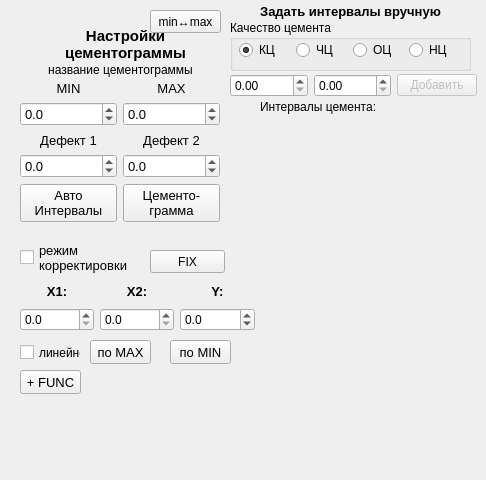
    <widget class="QWidget" name="tab_2">
     <attribute name="title">
      <string>Настройки цементограммы</string>
     </attribute>
     <widget class="QPushButton" name="pushButton_fix_corr">
      <property name="geometry">
       <rect>
        <x>150</x>
        <y>250</y>
        <width>75</width>
        <height>23</height>
       </rect>
      </property>
      <property name="toolTip">
       <string>Зафиксировать выполненные корректировки</string>
      </property>
      <property name="text">
       <string>FIX</string>
      </property>
     </widget>
     <widget class="QWidget" name="gridLayoutWidget_6">
      <property name="geometry">
       <rect>
        <x>20</x>
        <y>280</y>
        <width>235</width>
        <height>51</height>
       </rect>
      </property>
      <layout class="QGridLayout" name="gridLayout_6">
       <item row="1" column="2">
        <widget class="QLabel" name="label_24">
         <property name="font">
          <font>
           <pointsize>10</pointsize>
           <weight>75</weight>
           <bold>true</bold>
          </font>
         </property>
         <property name="text">
          <string>Y:</string>
         </property>
         <property name="alignment">
          <set>Qt::AlignCenter</set>
         </property>
        </widget>
       </item>
       <item row="2" column="0">
        <widget class="QDoubleSpinBox" name="doubleSpinBox_x1_line">
         <property name="decimals">
          <number>1</number>
         </property>
         <property name="minimum">
          <double>0.000000000000000</double>
         </property>
         <property name="maximum">
          <double>10000.000000000000000</double>
         </property>
         <property name="singleStep">
          <double>0.500000000000000</double>
         </property>
        </widget>
       </item>
       <item row="1" column="1">
        <widget class="QLabel" name="label_23">
         <property name="font">
          <font>
           <pointsize>10</pointsize>
           <weight>75</weight>
           <bold>true</bold>
          </font>
         </property>
         <property name="text">
          <string>X2:</string>
         </property>
         <property name="alignment">
          <set>Qt::AlignCenter</set>
         </property>
        </widget>
       </item>
       <item row="1" column="0">
        <widget class="QLabel" name="label_13">
         <property name="font">
          <font>
           <pointsize>10</pointsize>
           <weight>75</weight>
           <bold>true</bold>
          </font>
         </property>
         <property name="text">
          <string>X1:</string>
         </property>
         <property name="alignment">
          <set>Qt::AlignCenter</set>
         </property>
        </widget>
       </item>
       <item row="2" column="1">
        <widget class="QDoubleSpinBox" name="doubleSpinBox_x2_line">
         <property name="decimals">
          <number>1</number>
         </property>
         <property name="minimum">
          <double>0.000000000000000</double>
         </property>
         <property name="maximum">
          <double>10000.000000000000000</double>
         </property>
         <property name="singleStep">
          <double>0.500000000000000</double>
         </property>
        </widget>
       </item>
       <item row="2" column="2">
        <widget class="QDoubleSpinBox" name="doubleSpinBox_y_line">
         <property name="decimals">
          <number>1</number>
         </property>
         <property name="minimum">
          <double>-10000.000000000000000</double>
         </property>
         <property name="maximum">
          <double>10000.000000000000000</double>
         </property>
         <property name="singleStep">
          <double>0.100000000000000</double>
         </property>
        </widget>
       </item>
      </layout>
     </widget>
     <widget class="QLabel" name="label_57">
      <property name="geometry">
       <rect>
        <x>40</x>
        <y>24</y>
        <width>171</width>
        <height>41</height>
       </rect>
      </property>
      <property name="font">
       <font>
        <pointsize>11</pointsize>
        <weight>75</weight>
        <bold>true</bold>
       </font>
      </property>
      <property name="text">
       <string>Настройки
цементограммы</string>
      </property>
      <property name="alignment">
       <set>Qt::AlignCenter</set>
      </property>
     </widget>
     <widget class="QPushButton" name="pushButton_plus_func">
      <property name="geometry">
       <rect>
        <x>20</x>
        <y>370</y>
        <width>61</width>
        <height>24</height>
       </rect>
      </property>
      <property name="font">
       <font>
        <pointsize>10</pointsize>
       </font>
      </property>
      <property name="toolTip">
       <string>Поднять верхнюю часть цементограммы</string>
      </property>
      <property name="text">
       <string>+ FUNC</string>
      </property>
     </widget>
     <widget class="QLabel" name="name_cement">
      <property name="geometry">
       <rect>
        <x>20</x>
        <y>60</y>
        <width>201</width>
        <height>20</height>
       </rect>
      </property>
      <property name="palette">
       <palette>
        <active>
         <colorrole role="WindowText">
          <brush brushstyle="SolidPattern">
           <color alpha="255">
            <red>0</red>
            <green>0</green>
            <blue>0</blue>
           </color>
          </brush>
         </colorrole>
         <colorrole role="Button">
          <brush brushstyle="SolidPattern">
           <color alpha="255">
            <red>41</red>
            <green>131</green>
            <blue>240</blue>
           </color>
          </brush>
         </colorrole>
         <colorrole role="Light">
          <brush brushstyle="SolidPattern">
           <color alpha="255">
            <red>149</red>
            <green>197</green>
            <blue>255</blue>
           </color>
          </brush>
         </colorrole>
         <colorrole role="Midlight">
          <brush brushstyle="SolidPattern">
           <color alpha="255">
            <red>95</red>
            <green>164</green>
            <blue>247</blue>
           </color>
          </brush>
         </colorrole>
         <colorrole role="Dark">
          <brush brushstyle="SolidPattern">
           <color alpha="255">
            <red>20</red>
            <green>65</green>
            <blue>120</blue>
           </color>
          </brush>
         </colorrole>
         <colorrole role="Mid">
          <brush brushstyle="SolidPattern">
           <color alpha="255">
            <red>27</red>
            <green>87</green>
            <blue>160</blue>
           </color>
          </brush>
         </colorrole>
         <colorrole role="Text">
          <brush brushstyle="SolidPattern">
           <color alpha="255">
            <red>0</red>
            <green>0</green>
            <blue>0</blue>
           </color>
          </brush>
         </colorrole>
         <colorrole role="BrightText">
          <brush brushstyle="SolidPattern">
           <color alpha="255">
            <red>255</red>
            <green>255</green>
            <blue>255</blue>
           </color>
          </brush>
         </colorrole>
         <colorrole role="ButtonText">
          <brush brushstyle="SolidPattern">
           <color alpha="255">
            <red>0</red>
            <green>0</green>
            <blue>0</blue>
           </color>
          </brush>
         </colorrole>
         <colorrole role="Base">
          <brush brushstyle="SolidPattern">
           <color alpha="255">
            <red>255</red>
            <green>255</green>
            <blue>255</blue>
           </color>
          </brush>
         </colorrole>
         <colorrole role="Window">
          <brush brushstyle="SolidPattern">
           <color alpha="255">
            <red>41</red>
            <green>131</green>
            <blue>240</blue>
           </color>
          </brush>
         </colorrole>
         <colorrole role="Shadow">
          <brush brushstyle="SolidPattern">
           <color alpha="255">
            <red>0</red>
            <green>0</green>
            <blue>0</blue>
           </color>
          </brush>
         </colorrole>
         <colorrole role="AlternateBase">
          <brush brushstyle="SolidPattern">
           <color alpha="255">
            <red>148</red>
            <green>193</green>
            <blue>247</blue>
           </color>
          </brush>
         </colorrole>
         <colorrole role="ToolTipBase">
          <brush brushstyle="SolidPattern">
           <color alpha="255">
            <red>255</red>
            <green>255</green>
            <blue>220</blue>
           </color>
          </brush>
         </colorrole>
         <colorrole role="ToolTipText">
          <brush brushstyle="SolidPattern">
           <color alpha="255">
            <red>0</red>
            <green>0</green>
            <blue>0</blue>
           </color>
          </brush>
         </colorrole>
        </active>
        <inactive>
         <colorrole role="WindowText">
          <brush brushstyle="SolidPattern">
           <color alpha="255">
            <red>0</red>
            <green>0</green>
            <blue>0</blue>
           </color>
          </brush>
         </colorrole>
         <colorrole role="Button">
          <brush brushstyle="SolidPattern">
           <color alpha="255">
            <red>41</red>
            <green>131</green>
            <blue>240</blue>
           </color>
          </brush>
         </colorrole>
         <colorrole role="Light">
          <brush brushstyle="SolidPattern">
           <color alpha="255">
            <red>149</red>
            <green>197</green>
            <blue>255</blue>
           </color>
          </brush>
         </colorrole>
         <colorrole role="Midlight">
          <brush brushstyle="SolidPattern">
           <color alpha="255">
            <red>95</red>
            <green>164</green>
            <blue>247</blue>
           </color>
          </brush>
         </colorrole>
         <colorrole role="Dark">
          <brush brushstyle="SolidPattern">
           <color alpha="255">
            <red>20</red>
            <green>65</green>
            <blue>120</blue>
           </color>
          </brush>
         </colorrole>
         <colorrole role="Mid">
          <brush brushstyle="SolidPattern">
           <color alpha="255">
            <red>27</red>
            <green>87</green>
            <blue>160</blue>
           </color>
          </brush>
         </colorrole>
         <colorrole role="Text">
          <brush brushstyle="SolidPattern">
           <color alpha="255">
            <red>0</red>
            <green>0</green>
            <blue>0</blue>
           </color>
          </brush>
         </colorrole>
         <colorrole role="BrightText">
          <brush brushstyle="SolidPattern">
           <color alpha="255">
            <red>255</red>
            <green>255</green>
            <blue>255</blue>
           </color>
          </brush>
         </colorrole>
         <colorrole role="ButtonText">
          <brush brushstyle="SolidPattern">
           <color alpha="255">
            <red>0</red>
            <green>0</green>
            <blue>0</blue>
           </color>
          </brush>
         </colorrole>
         <colorrole role="Base">
          <brush brushstyle="SolidPattern">
           <color alpha="255">
            <red>255</red>
            <green>255</green>
            <blue>255</blue>
           </color>
          </brush>
         </colorrole>
         <colorrole role="Window">
          <brush brushstyle="SolidPattern">
           <color alpha="255">
            <red>41</red>
            <green>131</green>
            <blue>240</blue>
           </color>
          </brush>
         </colorrole>
         <colorrole role="Shadow">
          <brush brushstyle="SolidPattern">
           <color alpha="255">
            <red>0</red>
            <green>0</green>
            <blue>0</blue>
           </color>
          </brush>
         </colorrole>
         <colorrole role="AlternateBase">
          <brush brushstyle="SolidPattern">
           <color alpha="255">
            <red>148</red>
            <green>193</green>
            <blue>247</blue>
           </color>
          </brush>
         </colorrole>
         <colorrole role="ToolTipBase">
          <brush brushstyle="SolidPattern">
           <color alpha="255">
            <red>255</red>
            <green>255</green>
            <blue>220</blue>
           </color>
          </brush>
         </colorrole>
         <colorrole role="ToolTipText">
          <brush brushstyle="SolidPattern">
           <color alpha="255">
            <red>0</red>
            <green>0</green>
            <blue>0</blue>
           </color>
          </brush>
         </colorrole>
        </inactive>
        <disabled>
         <colorrole role="WindowText">
          <brush brushstyle="SolidPattern">
           <color alpha="255">
            <red>20</red>
            <green>65</green>
            <blue>120</blue>
           </color>
          </brush>
         </colorrole>
         <colorrole role="Button">
          <brush brushstyle="SolidPattern">
           <color alpha="255">
            <red>41</red>
            <green>131</green>
            <blue>240</blue>
           </color>
          </brush>
         </colorrole>
         <colorrole role="Light">
          <brush brushstyle="SolidPattern">
           <color alpha="255">
            <red>149</red>
            <green>197</green>
            <blue>255</blue>
           </color>
          </brush>
         </colorrole>
         <colorrole role="Midlight">
          <brush brushstyle="SolidPattern">
           <color alpha="255">
            <red>95</red>
            <green>164</green>
            <blue>247</blue>
           </color>
          </brush>
         </colorrole>
         <colorrole role="Dark">
          <brush brushstyle="SolidPattern">
           <color alpha="255">
            <red>20</red>
            <green>65</green>
            <blue>120</blue>
           </color>
          </brush>
         </colorrole>
         <colorrole role="Mid">
          <brush brushstyle="SolidPattern">
           <color alpha="255">
            <red>27</red>
            <green>87</green>
            <blue>160</blue>
           </color>
          </brush>
         </colorrole>
         <colorrole role="Text">
          <brush brushstyle="SolidPattern">
           <color alpha="255">
            <red>20</red>
            <green>65</green>
            <blue>120</blue>
           </color>
          </brush>
         </colorrole>
         <colorrole role="BrightText">
          <brush brushstyle="SolidPattern">
           <color alpha="255">
            <red>255</red>
            <green>255</green>
            <blue>255</blue>
           </color>
          </brush>
         </colorrole>
         <colorrole role="ButtonText">
          <brush brushstyle="SolidPattern">
           <color alpha="255">
            <red>20</red>
            <green>65</green>
            <blue>120</blue>
           </color>
          </brush>
         </colorrole>
         <colorrole role="Base">
          <brush brushstyle="SolidPattern">
           <color alpha="255">
            <red>41</red>
            <green>131</green>
            <blue>240</blue>
           </color>
          </brush>
         </colorrole>
         <colorrole role="Window">
          <brush brushstyle="SolidPattern">
           <color alpha="255">
            <red>41</red>
            <green>131</green>
            <blue>240</blue>
           </color>
          </brush>
         </colorrole>
         <colorrole role="Shadow">
          <brush brushstyle="SolidPattern">
           <color alpha="255">
            <red>0</red>
            <green>0</green>
            <blue>0</blue>
           </color>
          </brush>
         </colorrole>
         <colorrole role="AlternateBase">
          <brush brushstyle="SolidPattern">
           <color alpha="255">
            <red>41</red>
            <green>131</green>
            <blue>240</blue>
           </color>
          </brush>
         </colorrole>
         <colorrole role="ToolTipBase">
          <brush brushstyle="SolidPattern">
           <color alpha="255">
            <red>255</red>
            <green>255</green>
            <blue>220</blue>
           </color>
          </brush>
         </colorrole>
         <colorrole role="ToolTipText">
          <brush brushstyle="SolidPattern">
           <color alpha="255">
            <red>0</red>
            <green>0</green>
            <blue>0</blue>
           </color>
          </brush>
         </colorrole>
        </disabled>
       </palette>
      </property>
      <property name="text">
       <string>название цементограммы</string>
      </property>
      <property name="alignment">
       <set>Qt::AlignCenter</set>
      </property>
     </widget>
     <widget class="QWidget" name="gridLayoutWidget_5">
      <property name="geometry">
       <rect>
        <x>20</x>
        <y>80</y>
        <width>200</width>
        <height>142</height>
       </rect>
      </property>
      <property name="font">
       <font>
        <pointsize>10</pointsize>
       </font>
      </property>
      <layout class="QGridLayout" name="gridLayout_5">
       <item row="0" column="1">
        <widget class="QLabel" name="label_54">
         <property name="font">
          <font>
           <pointsize>10</pointsize>
          </font>
         </property>
         <property name="text">
          <string>MAX</string>
         </property>
         <property name="alignment">
          <set>Qt::AlignCenter</set>
         </property>
        </widget>
       </item>
       <item row="0" column="0">
        <widget class="QLabel" name="label_53">
         <property name="font">
          <font>
           <pointsize>10</pointsize>
          </font>
         </property>
         <property name="text">
          <string>MIN</string>
         </property>
         <property name="alignment">
          <set>Qt::AlignCenter</set>
         </property>
        </widget>
       </item>
       <item row="2" column="0">
        <widget class="QLabel" name="label_55">
         <property name="font">
          <font>
           <pointsize>10</pointsize>
          </font>
         </property>
         <property name="text">
          <string>Дефект 1</string>
         </property>
         <property name="alignment">
          <set>Qt::AlignCenter</set>
         </property>
        </widget>
       </item>
       <item row="2" column="1">
        <widget class="QLabel" name="label_56">
         <property name="font">
          <font>
           <pointsize>10</pointsize>
          </font>
         </property>
         <property name="text">
          <string>Дефект 2</string>
         </property>
         <property name="alignment">
          <set>Qt::AlignCenter</set>
         </property>
        </widget>
       </item>
       <item row="4" column="1">
        <widget class="QPushButton" name="pushButton_cement">
         <property name="toolTip">
          <string>Построить цементограмму.
Последняя построенная цементограмма
будет использоваться в отчете</string>
         </property>
         <property name="text">
          <string>Цементо-
грамма</string>
         </property>
        </widget>
       </item>
       <item row="4" column="0">
        <widget class="QPushButton" name="pushButton_int_cement">
         <property name="sizePolicy">
          <sizepolicy hsizetype="Minimum" vsizetype="Fixed">
           <horstretch>0</horstretch>
           <verstretch>0</verstretch>
          </sizepolicy>
         </property>
         <property name="toolTip">
          <string>Выбрать сигнал для построения цементограммы
(должен быть выбран только один сигнал)
Расчитывается уровнь дефектов
Также данная кнопка отменяет все корректировки</string>
         </property>
         <property name="statusTip">
          <string/>
         </property>
         <property name="whatsThis">
          <string/>
         </property>
         <property name="text">
          <string>Авто
Интервалы</string>
         </property>
         <property name="checkable">
          <bool>false</bool>
         </property>
        </widget>
       </item>
       <item row="3" column="0">
        <widget class="QDoubleSpinBox" name="doubleSpinBox_defect1">
         <property name="decimals">
          <number>1</number>
         </property>
         <property name="minimum">
          <double>-10000.000000000000000</double>
         </property>
         <property name="maximum">
          <double>10000.000000000000000</double>
         </property>
         <property name="singleStep">
          <double>0.100000000000000</double>
         </property>
        </widget>
       </item>
       <item row="3" column="1">
        <widget class="QDoubleSpinBox" name="doubleSpinBox_defect2">
         <property name="decimals">
          <number>1</number>
         </property>
         <property name="minimum">
          <double>-10000.000000000000000</double>
         </property>
         <property name="maximum">
          <double>10000.000000000000000</double>
         </property>
         <property name="singleStep">
          <double>0.100000000000000</double>
         </property>
        </widget>
       </item>
       <item row="1" column="1">
        <widget class="QDoubleSpinBox" name="doubleSpinBox_max_cement">
         <property name="decimals">
          <number>1</number>
         </property>
         <property name="minimum">
          <double>-10000.000000000000000</double>
         </property>
         <property name="maximum">
          <double>10000.000000000000000</double>
         </property>
         <property name="singleStep">
          <double>0.100000000000000</double>
         </property>
        </widget>
       </item>
       <item row="1" column="0">
        <widget class="QDoubleSpinBox" name="doubleSpinBox_min_cement">
         <property name="decimals">
          <number>1</number>
         </property>
         <property name="minimum">
          <double>-10000.000000000000000</double>
         </property>
         <property name="maximum">
          <double>10000.000000000000000</double>
         </property>
         <property name="singleStep">
          <double>0.100000000000000</double>
         </property>
        </widget>
       </item>
      </layout>
     </widget>
     <widget class="QPushButton" name="pushButton_corr_sig_bottom">
      <property name="geometry">
       <rect>
        <x>170</x>
        <y>340</y>
        <width>61</width>
        <height>24</height>
       </rect>
      </property>
      <property name="font">
       <font>
        <pointsize>10</pointsize>
       </font>
      </property>
      <property name="toolTip">
       <string>Вытянуть выделенный интервал
по минимальному значению в интервале</string>
      </property>
      <property name="text">
       <string>по MIN</string>
      </property>
     </widget>
     <widget class="QWidget" name="horizontalLayoutWidget_4">
      <property name="geometry">
       <rect>
        <x>230</x>
        <y>70</y>
        <width>247</width>
        <height>31</height>
       </rect>
      </property>
      <layout class="QHBoxLayout" name="horizontalLayout_4">
       <item>
        <widget class="QDoubleSpinBox" name="doubleSpinBox_undefine_min">
         <property name="maximum">
          <double>10000.000000000000000</double>
         </property>
        </widget>
       </item>
       <item>
        <widget class="QDoubleSpinBox" name="doubleSpinBox_undefine_max">
         <property name="maximum">
          <double>10000.000000000000000</double>
         </property>
        </widget>
       </item>
       <item>
        <widget class="QPushButton" name="pushButton_add_undefine">
         <property name="enabled">
          <bool>false</bool>
         </property>
         <property name="font">
          <font>
           <pointsize>9</pointsize>
          </font>
         </property>
         <property name="text">
          <string>Добавить</string>
         </property>
        </widget>
       </item>
      </layout>
     </widget>
     <widget class="QLabel" name="label_58">
      <property name="geometry">
       <rect>
        <x>250</x>
        <y>3</y>
        <width>201</width>
        <height>16</height>
       </rect>
      </property>
      <property name="font">
       <font>
        <pointsize>10</pointsize>
        <weight>75</weight>
        <bold>true</bold>
       </font>
      </property>
      <property name="text">
       <string>Задать интервалы вручную</string>
      </property>
      <property name="alignment">
       <set>Qt::AlignCenter</set>
      </property>
     </widget>
     <widget class="QCheckBox" name="checkBox_lin_cor">
      <property name="geometry">
       <rect>
        <x>20</x>
        <y>344</y>
        <width>61</width>
        <height>17</height>
       </rect>
      </property>
      <property name="toolTip">
       <string>вытягивание в линейном режиме</string>
      </property>
      <property name="text">
       <string>линейно</string>
      </property>
     </widget>
     <widget class="QCheckBox" name="checkBox_corr_mode">
      <property name="geometry">
       <rect>
        <x>20</x>
        <y>242</y>
        <width>111</width>
        <height>31</height>
       </rect>
      </property>
      <property name="font">
       <font>
        <pointsize>10</pointsize>
       </font>
      </property>
      <property name="layoutDirection">
       <enum>Qt::LeftToRight</enum>
      </property>
      <property name="autoFillBackground">
       <bool>false</bool>
      </property>
      <property name="text">
       <string>режим
корректировки</string>
      </property>
     </widget>
     <widget class="QPushButton" name="pushButton_corr_sig">
      <property name="geometry">
       <rect>
        <x>90</x>
        <y>340</y>
        <width>61</width>
        <height>24</height>
       </rect>
      </property>
      <property name="font">
       <font>
        <pointsize>10</pointsize>
       </font>
      </property>
      <property name="toolTip">
       <string>Вытянуть выделенный интервал
по максимальному значению в интервале</string>
      </property>
      <property name="text">
       <string>по MAX</string>
      </property>
     </widget>
     <widget class="QPushButton" name="pushButton_minmax_cem">
      <property name="geometry">
       <rect>
        <x>150</x>
        <y>10</y>
        <width>71</width>
        <height>23</height>
       </rect>
      </property>
      <property name="toolTip">
       <string>Выравнивание максимумов и минимумов цементограммы</string>
      </property>
      <property name="text">
       <string>min↔max</string>
      </property>
     </widget>
     <widget class="QGroupBox" name="groupBox">
      <property name="geometry">
       <rect>
        <x>230</x>
        <y>20</y>
        <width>241</width>
        <height>51</height>
       </rect>
      </property>
      <property name="title">
       <string>Качество цемента</string>
      </property>
      <widget class="QWidget" name="horizontalLayoutWidget_6">
       <property name="geometry">
        <rect>
         <x>9</x>
         <y>19</y>
         <width>221</width>
         <height>22</height>
        </rect>
       </property>
       <layout class="QHBoxLayout" name="horizontalLayout_13">
        <item>
         <widget class="QRadioButton" name="radioButton_KC">
          <property name="enabled">
           <bool>true</bool>
          </property>
          <property name="toolTip">
           <string>качественный цемент</string>
          </property>
          <property name="text">
           <string>КЦ</string>
          </property>
          <property name="checkable">
           <bool>true</bool>
          </property>
          <property name="checked">
           <bool>true</bool>
          </property>
         </widget>
        </item>
        <item>
         <widget class="QRadioButton" name="radioButton_ChC">
          <property name="toolTip">
           <string>частичный цемент</string>
          </property>
          <property name="text">
           <string>ЧЦ</string>
          </property>
         </widget>
        </item>
        <item>
         <widget class="QRadioButton" name="radioButton_OC">
          <property name="toolTip">
           <string>отсутствие цемента</string>
          </property>
          <property name="text">
           <string>ОЦ</string>
          </property>
         </widget>
        </item>
        <item>
         <widget class="QRadioButton" name="radioButton_NC">
          <property name="toolTip">
           <string>неопределённый цемент</string>
          </property>
          <property name="text">
           <string>НЦ</string>
          </property>
         </widget>
        </item>
       </layout>
      </widget>
     </widget>
     <widget class="QLabel" name="label_int_undefine">
      <property name="geometry">
       <rect>
        <x>260</x>
        <y>100</y>
        <width>211</width>
        <height>371</height>
       </rect>
      </property>
      <property name="text">
       <string>Интервалы цемента:</string>
      </property>
      <property name="alignment">
       <set>Qt::AlignLeading|Qt::AlignLeft|Qt::AlignTop</set>
      </property>
     </widget>
    </widget>
